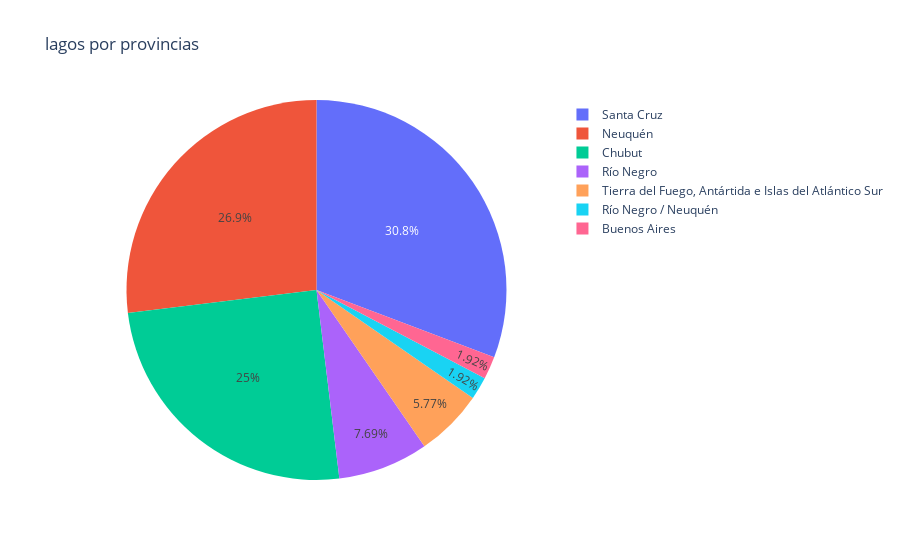

The notebook cell this image was saved under:
### Code cell
provincias = lagos["Ubicación"].value_counts()
px.pie(data_frame = provincias, values = provincias.values, names = provincias.index, title = "lagos por provincias").show()

### Figure 1 — Plotly figure (JSON) as saved in the notebook; plotly's stock layout.template omitted (floating-point values rounded to 4 significant figures)
{"data": [{"domain": {"x": [0, 1], "y": [0, 1]}, "hovertemplate": "Ubicación=%{label}<br>value=%{value}<extra></extra>", "labels": ["Santa Cruz", "Neuquén", "Chubut", "Río Negro", "Tierra del Fuego, Antártida e Islas del Atlántico Sur", "Río Negro / Neuquén", "Buenos Aires"], "legendgroup": "", "name": "", "showlegend": true, "type": "pie", "values": [16, 14, 13, 4, 3, 1, 1]}], "layout": {"legend": {"tracegroupgap": 0}, "title": {"text": "lagos por provincias"}}}
